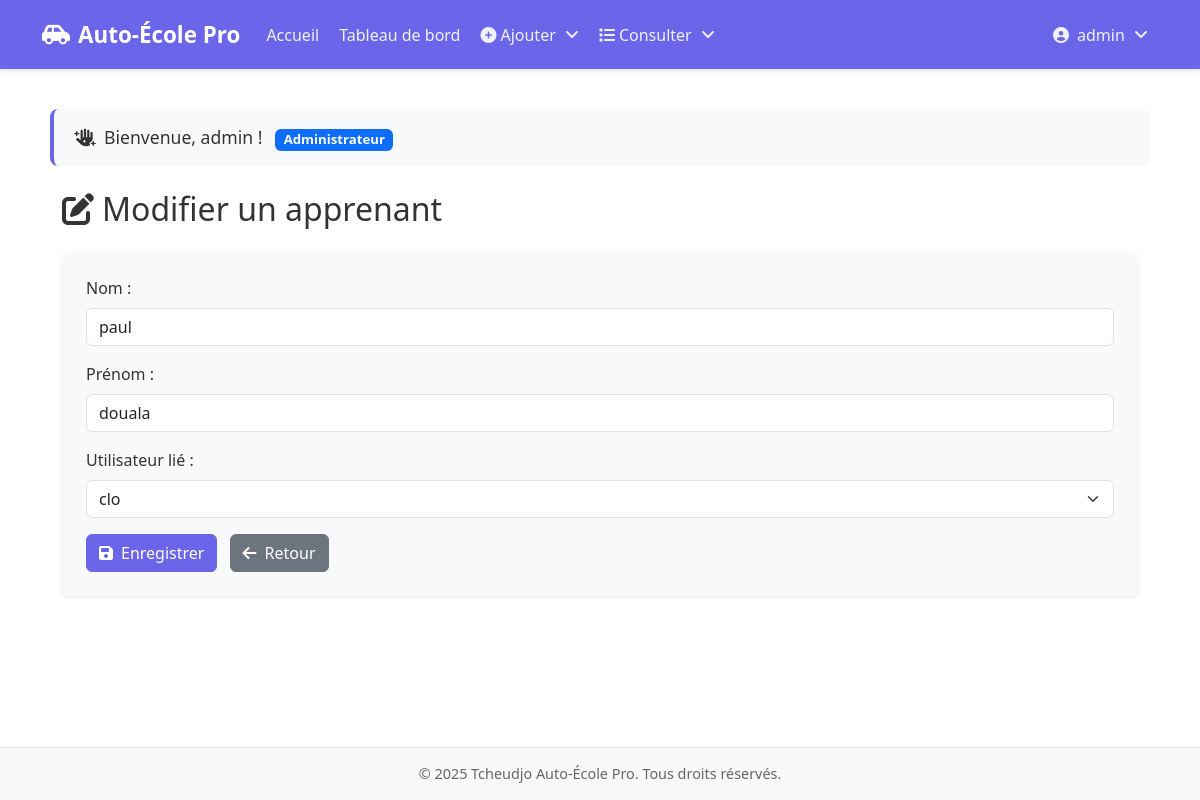
Page /Vue/modifierApprenant.php?id=1 (signed in) on the committed database.
### tables this page shows
CREATE TABLE apprenants (
                            id INT AUTO_INCREMENT PRIMARY KEY,
                            nom VARCHAR(100) NOT NULL,
                            prenom VARCHAR(100) NOT NULL,
                            email VARCHAR(191) NOT NULL UNIQUE, 
                            user_id INT NOT NULL,
                            FOREIGN KEY (user_id) REFERENCES users(id)
);

CREATE TABLE users (
                       id INT AUTO_INCREMENT PRIMARY KEY,
                       username VARCHAR(50) UNIQUE NOT NULL,
                       password VARCHAR(255) NOT NULL, 
                       email VARCHAR(191) UNIQUE NOT NULL, 
                       role VARCHAR(50) NOT NULL,
                       created_at TIMESTAMP DEFAULT CURRENT_TIMESTAMP
);

### Controller/ApprenantController.php (called while the page is built, shortened)
<?php
class ApprenantController {
    private $pdo;
    public function __construct() {
        try {
            $this->pdo = new PDO(DNS, USER, PASSWORD);
            $this->pdo->setAttribute(PDO::ATTR_ERRMODE, PDO::ERRMODE_EXCEPTION);
        } catch (PDOException $e) {
            die("Erreur de connexion : " . $e->getMessage());
        }
    }
    public function getApprenantById($id) {
        $stmt = $this->pdo->prepare("SELECT a.*, u.username
                                     FROM apprenants a
                                     LEFT JOIN users u ON a.user_id = u.id
                                     WHERE a.id = ?");
        $stmt->execute([$id]);
        return $stmt->fetch(PDO::FETCH_ASSOC);
    }
}
?>

### Controller/UserController.php (called while the page is built, shortened)
<?php
class UserController {
    private $pdo;
    public function __construct() {
        try {
            $this->pdo = new PDO(DNS, USER, PASSWORD);
            $this->pdo->setAttribute(PDO::ATTR_ERRMODE, PDO::ERRMODE_EXCEPTION);
        } catch (PDOException $e) {
            die("Erreur de connexion : " . $e->getMessage());
        }
    }
    public function isUserLinkedToApprenant($user_id) {
        $stmt = $this->pdo->prepare("SELECT COUNT(*) FROM apprenants WHERE user_id = ?");
        $stmt->execute([$user_id]);
        return $stmt->fetchColumn() > 0;
    }
    public function getAllUsers() {
        $stmt = $this->pdo->query("SELECT u.*, a.nom AS apprenant_nom, a.prenom AS apprenant_prenom
                                   FROM users u
                                   LEFT JOIN apprenants a ON u.id = a.user_id");
        return $stmt->fetchAll(PDO::FETCH_ASSOC);
    }
}
?>

### Vue/modifierApprenant.php (the view, shortened to what this page needs)
<?php
require_once '../Controller/ApprenantController.php';
require_once '../Controller/UserController.php';
$apprenantController = new ApprenantController();
$userController = new UserController();
$id = isset($_GET['id']) ? $_GET['id'] : null;
$apprenant = $id ? $apprenantController->getApprenantById($id) : null;
$users = $userController->getAllUsers();
?>
<div class="container mt-4">
    <h2 class="mb-4">
        <i class="fas fa-edit me-2"></i>Modifier un apprenant
    </h2>
    <?php if (!$apprenant): ?>
        <div class="alert alert-danger">Apprenant non trouvé.</div>
    <?php else: ?>
        <form method="POST" class="bg-light p-4 rounded shadow-sm">
            <div class="mb-3">
                <label for="nom" class="form-label">Nom :</label>
                <input type="text" class="form-control" id="nom" name="nom" value="<?php echo htmlspecialchars($apprenant['nom']); ?>" required>
            </div>
            <div class="mb-3">
                <label for="prenom" class="form-label">Prénom :</label>
                <input type="text" class="form-control" id="prenom" name="prenom" value="<?php echo htmlspecialchars($apprenant['prenom']); ?>" required>
            </div>
            <div class="mb-3">
                <label for="user_id" class="form-label">Utilisateur lié :</label>
                <select class="form-select" id="user_id" name="user_id">
                    <?php foreach ($users as $user): ?>
                        <?php if (!$userController->isUserLinkedToApprenant($user['id']) || $user['id'] == $apprenant['user_id']): ?>
                            <option value="<?php echo $user['id']; ?>" <?php echo $apprenant['user_id'] == $user['id'] ? 'selected' : ''; ?>>
                                <?php echo htmlspecialchars($user['username']); ?>
                            </option>
                        <?php endif; ?>
                    <?php endforeach; ?>
                </select>
            </div>
            <button type="submit" class="btn btn-primary">
                <i class="fas fa-save me-2"></i>Enregistrer
            </button>
            <a href="listeApprenant.php" class="btn btn-secondary ms-2">
                <i class="fas fa-arrow-left me-2"></i>Retour
            </a>
        </form>
    <?php endif; ?>
</div>
<?php
require 'template.php';
?>

### Vue/template.php (style rules this page uses)
:root { --primary-color: #6b65ea; --secondary-color: #5550c7; --light-bg: #FFFFFF; --light-text: #333333; }
body { font-family: 'Segoe UI', Tahoma, Geneva, Verdana, sans-serif; background-color: var(--light-bg); color: var(--light-text); min-height: 100vh; display: flex; flex-direction: column; }
.btn-primary { background-color: var(--primary-color); border-color: var(--primary-color); }

### rows in the picture
apprenants: nom "paul", prenom "douala"
users: user_id "clo"

### other values in the picture
$_SESSION['username'] "admin"
